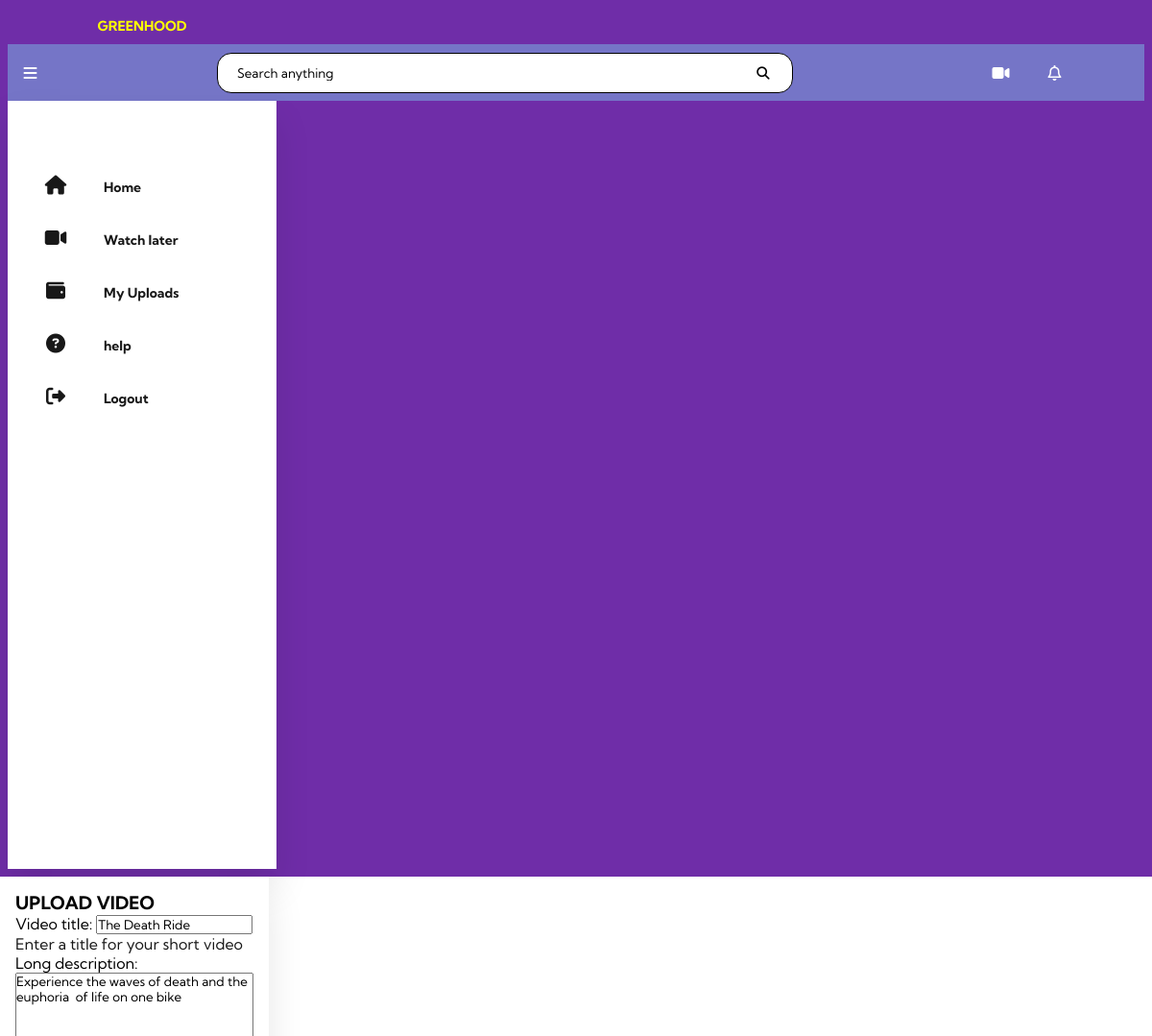
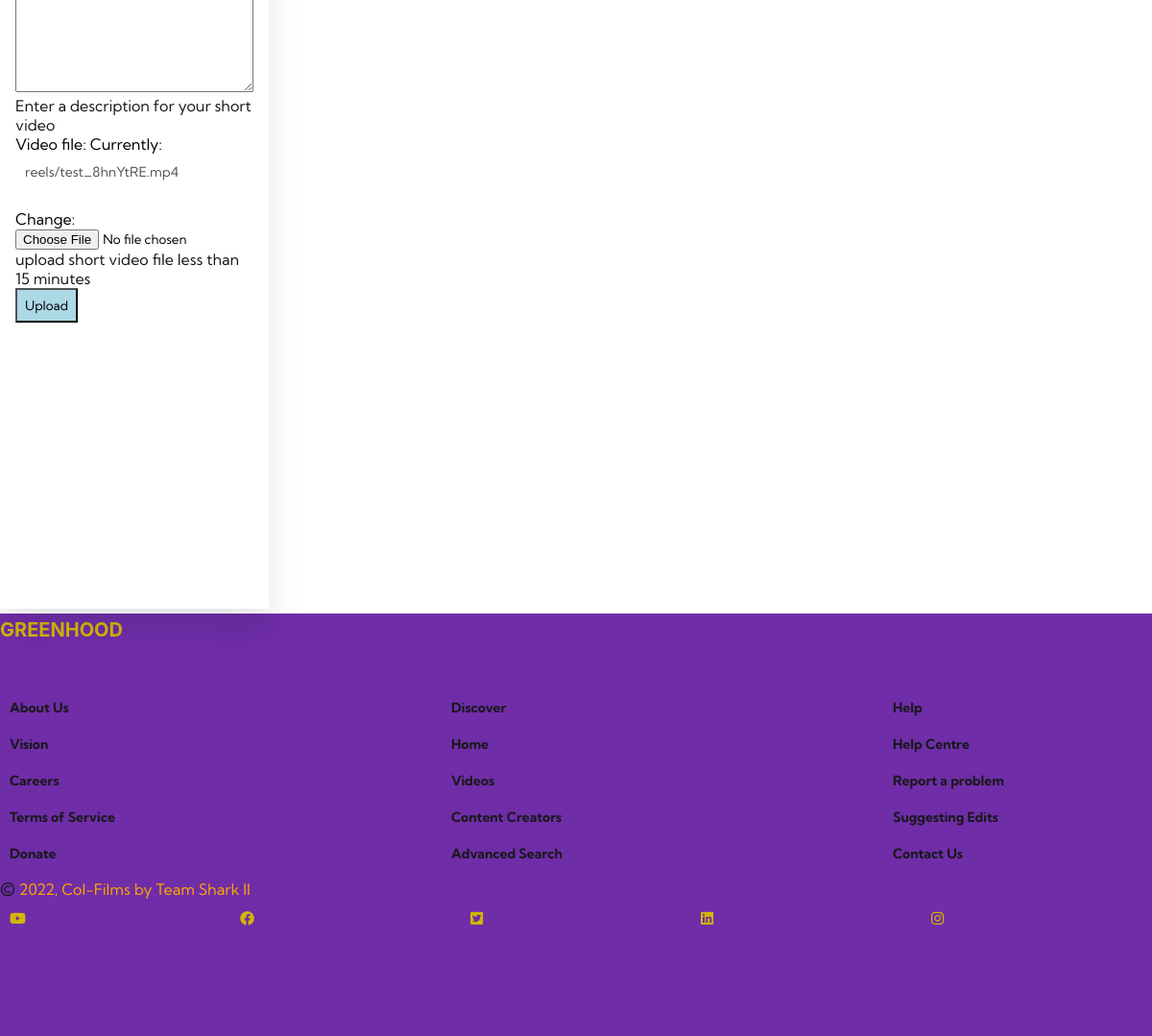
The app's page /updateupload/7 (signed in) with its own data (2 pictures, top to bottom).
### core/models.py (models this page shows, shortened)
class Reel(models.Model):
    uploader = models.ForeignKey(
        settings.AUTH_USER_MODEL, blank=True, verbose_name=_("uploaded by"),
        on_delete=models.CASCADE
    )
    title = models.CharField(
        _("video title"), max_length=255,
        help_text=_("Enter a title for your short video")
    )
    description = models.TextField(
        _("long description"),
        help_text=_("Enter a description for your short video")
    )
    category = models.ForeignKey(
        Category, on_delete=models.CASCADE,
verbose_name=_("video category"), null=True,
        help_text=_("choose a category for your short video")
    )
    cover_thumbnail = models.FileField(
        _("video cover"), upload_to="reels/cover", help_text=_("cover image"),
        null=True, blank=True, validators=[
            FileExtensionValidator(allowed_extensions=['jpg', 'jpeg', 'png'])
        ]
    )
    video = models.FileField(
        _("video file"), upload_to='reels', max_length=100,
        help_text=_("upload short video file less than 15 minutes"),
        validators=[FileExtensionValidator(allowed_extensions=[
            'MOV', 'avi', 'mp4', 'webm', 'mkv'
        ])]
    )
    published = models.BooleanField(
        _("published status"), default=False,
        help_text=_("Designates whether video has been published."),
    )
    date_posted = models.DateTimeField(
        _("date uploaded"), default=timezone.now,
        help_text="date video was uploaded"
    )
    class Meta:
        ordering = ['-date_posted', 'title']

### core/views.py (the view, shortened to what this page needs)
# urls.py: path('updateupload/<int:pk>', views.UpdateUpload.as_view(), name ='updateupload'),
class UpdateUpload(LoginRequiredMixin,  UpdateView):
    model = Reel
    fields = ['title', 'description', 'video']
    template_name = 'upload.html'
    redirect_authenticated_user = True

### core/templates/upload.html (shortened to what this page needs)
<!DOCTYPE html>
<html lang="en">
<head>
    <link rel="stylesheet" href="https://cdnjs.cloudflare.com/ajax/libs/font-awesome/6.2.1/css/all.min.css"
 />
    <link rel="stylesheet" href="up.css">
</head>
<body>
  <header style="background: #6f2da8; padding: 0.5em;">
  <h1 style="text-align: center; color: yellow;"><a style='color: yellow;' href="{% url 'index' %}">GREENHOOD</a></h1>
    <div class="container">
        <nav>
            <i class="fa fa-bars menu" aria-hidden="true"></i>
            <div class="search-bar">
                <input type="text" placeholder="Search anything" name="Q" class="search-txt">
                <button type="submit"><i class="fa fa-search" aria-hidden="true"></i></button>
            </div>
            <div class="profile">
                <i class="fa fa-video-camera alarm" aria-hidden="true"></i>
                <i class="fa-regular fa-bell"></i>
            </div>
        </nav>
    </div>
    <div class="container">
        <section>
            <ul>
                <li><a href="{% url 'index' %}"><i class="fas fa-home"></i>
                        <span class="nav-item">Home</span></i>
                    </a>
                </li>
                <li><a href="{% url 'dash' %}"><i class="fas fa fa-video-camera" aria-hidden="true"></i>
                        <span class="nav-item">Watch later</span>
                    </a>
                </li>
                <li><a href="{% url 'myvideos' %}"><i class="fas fa-wallet"></i>
                        <span class="nav-item">My Uploads</span>
                    </a>
                </li>
                <li><a href=""><i class="fas fa-question-circle"></i>
                        <span class="nav-item">help</span>
                    </a>
                </li>
                <li><a href="{% url 'logout' %}" class="logout"><i class="fas fa-sign-out-alt"></i>
                        <span class="nav-item">Logout</span>
                    </a>
                </li>
            </ul>
        </section>
      </header>
<section style="padding: 1em;">
                <h3>
                    UPLOAD VIDEO
                </h3>
                <form method="post" enctype ="multipart/form-data">
                 {{form.as_p}}
                 <button type='submit' style="padding: 0.6em; background: lightblue; color: black;"> Upload</button>
             </form>
            </section>
           </body>
 <footer style="background-color: #6f2da8;">
    <div class="logo">GREENHOOD</div>
    <div class="column_container">
      <div class="column">
        <ul>
          <li><a href="">About Us</a></li>
          <li><a href="">Vision</a></li>
          <li><a href="">Careers</a></li>
          <li><a href="">Terms of Service</a></li>
          <li><a href="">Donate</a></li>
        </ul>
      </div>
      <div class="column">
        <ul>
          <li><a href="">Discover</a></li>
          <li><a href="">Home</a></li>
          <li><a href="">Videos</a></li>
          <li><a href="">Content Creators</a></li>
          <li><a href="">Advanced Search</a></li>
        </ul>
      </div>
      <div class="column">
        <ul>
          <li><a href="">Help</a></li>
          <li><a href="">Help Centre</a></li>
          <li><a href="">Report a problem</a></li>
          <li><a href="">Suggesting Edits</a></li>
          <li><a href="">Contact Us</a></li>
        </ul>
      </div>
    </div>
    <div class="copyright_and_brand_icons">
      <div class="copyright">
        <span>&copy</span> 2022, Col-Films by Team Shark II
      </div>
      <div class="brand_icons">
        <a href="#"><i class="fa-brands fa-youtube"></i></a>
        <a href="#"><i class="fa-brands fa-facebook"></i></a>
        <a href="#"><i class="fa-brands fa-square-twitter"></i></i></a>
        <a href="#"><i class="fa-brands fa-linkedin"></i></a>
        <a href="#"><i class="fa-brands fa-instagram"></i></i></a>
      </div>
    </div>
</footer>
</html>

### core/templates/up.css (style rules this page uses)
* { margin: 0; padding: 0; box-sizing: border-box; font-family: "Kumbh Sans", sans-serif; max-width: 100%; }
:root { --primary-color: #000072; --primary-color-2: #2121a8; --primary-color-3: #7575c7; --secondary-color: #e1c202; --secondary-color-2: #eedc6e; --secondary-color-3: #efe6ae; --tertiary-color: #a1bcc7; --tertiary-color-2: #181818; --tertiary-color-3: #858585; --tertiary-color-4: #b8b8b8; --background: #ffffff; --logo-color: #d4b600; }
nav { width: 100%; margin: 0px 0px; display: flex; justify-content: space-between; align-items: center; padding: 0.1rem; background: var(--primary-color-3); }
nav .menu { margin-left: 15px; }
.profile { display: flex; align-items: center; margin-right: 15px; }
.profile i, .menu { color: var(--background); }
.alarm, .fa-regular { margin: 20px; }
span { color: var(--tertiary-color-2); }
.search-bar { display: flex; border: 1px solid; justify-content: space-between; width: 600px; border-radius: 15px; padding: 10px 20px; background: var(--background); }
::placeholder { color: #000; }
.search-bar .search-txt { border: none; background: none; outline: none; }
.search-bar button { background: transparent; color: #000; border: 0; width: 20px; height: 20px; border-radius: 50%; cursor: pointer; }
.container { display: flex; }
section { position: relative; top: 0; bottom: 0; left: 0; height: 100vh; background: #fff; width: 280px; overflow: hidden; box-shadow: 0px 20px 35px rgba(0, 0, 0, 0.1); }
a { position: relative; color: rgb(85, 85, 83); font-size: 14px; display: table; width: 280px; padding: 10px; text-decoration: none; }
section .fas { position: relative; width: 80px; height: 25px; top: 18px; font-size: 20px; text-align: center; }
section ul li { margin-bottom: 10px; }
.nav-item { position: relative; top: 18px; margin-left: 10px; }
.logout { position: absolute; }
footer { bottom: 0; margin-top: 5px; padding-top: 5px; background: var(--primary-color-3); height: 55vh; overflow: fixed; }
footer .logo { font-family: "Inter", sans-serif; color: var(--logo-color); font-size: 20px; font-weight: 700; }
.column_container { width: 100%; display: flex; flex-direction: row; justify-content: space-between; align-items: center; margin: auto; position: relative; bottom: 0; }
ul { margin-top: 50px; }
li { list-style: none; }
li:nth-child(1) { font-size: 20px; font-weight: 700; }
li a:nth-child(1) { font-weight: 700; }
li a { text-decoration: none; color: var(--tertiary-color-2); font-weight: 400; }
.copyright { color: orange; }
.copyright span { font-size: 24px; }
.brand_icons { display: flex; }
.brand_icons i { color: var(--logo-color); font-size: 15px; }

### core/templates/upload.html (style rules this page uses)
footer { bottom: 0; margin-top: 5px; padding-top: 5px; background: var(--primary-color-3); height: 55vh; overflow: fixed; }
footer .logo { font-family: "Inter", sans-serif; color: var(--logo-color); font-size: 20px; font-weight: 700; }
.column_container { width: 100%; display: flex; flex-direction: row; justify-content: space-between; align-items: center; margin: auto; position: relative; bottom: 0; }
ul { margin-top: 50px; }
li { list-style: none; }
li:nth-child(1) { font-size: 20px; font-weight: 700; }
li a:nth-child(1) { font-weight: 700; }
li a { text-decoration: none; color: var(--tertiary-color-2); font-weight: 400; }
.copyright { color: orange; }
.copyright span { font-size: 24px; }
.brand_icons { display: flex; }
.brand_icons i { color: var(--logo-color); font-size: 15px; }

### records on screen
Reel: title "The Death Ride", description "Experience the waves of death and the euphoria of life on one bike"
